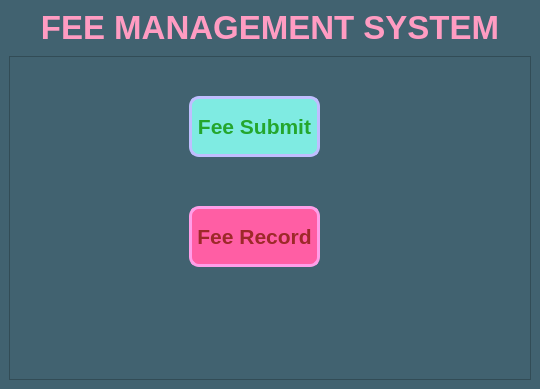
<?xml version="1.0" encoding="UTF-8"?>
<ui version="4.0">
 <class>MainWindow</class>
 <widget class="QMainWindow" name="MainWindow">
  <property name="geometry">
   <rect>
    <x>0</x>
    <y>0</y>
    <width>540</width>
    <height>389</height>
   </rect>
  </property>
  <property name="windowTitle">
   <string>MainWindow</string>
  </property>
  <property name="styleSheet">
   <string notr="true">background-color: rgb(65, 98, 112);</string>
  </property>
  <widget class="QWidget" name="centralwidget">
   <layout class="QVBoxLayout" name="verticalLayout">
    <item alignment="Qt::AlignmentFlag::AlignTop">
     <widget class="QLabel" name="label">
      <property name="font">
       <font>
        <pointsize>25</pointsize>
        <bold>true</bold>
       </font>
      </property>
      <property name="styleSheet">
       <string notr="true">color: rgb(255, 156, 194);</string>
      </property>
      <property name="text">
       <string>FEE MANAGEMENT SYSTEM</string>
      </property>
      <property name="alignment">
       <set>Qt::AlignmentFlag::AlignCenter</set>
      </property>
     </widget>
    </item>
    <item>
     <widget class="QFrame" name="frame">
      <property name="minimumSize">
       <size>
        <width>0</width>
        <height>324</height>
       </size>
      </property>
      <property name="maximumSize">
       <size>
        <width>16777215</width>
        <height>324</height>
       </size>
      </property>
      <property name="frameShape">
       <enum>QFrame::Shape::StyledPanel</enum>
      </property>
      <property name="frameShadow">
       <enum>QFrame::Shadow::Raised</enum>
      </property>
      <widget class="QPushButton" name="Submit_pushButton">
       <property name="geometry">
        <rect>
         <x>180</x>
         <y>40</y>
         <width>131</width>
         <height>61</height>
        </rect>
       </property>
       <property name="font">
        <font>
         <pointsize>16</pointsize>
         <bold>true</bold>
        </font>
       </property>
       <property name="styleSheet">
        <string notr="true">QPushButton{
	color: rgb(36, 166, 45);
	background-color: rgb(127, 235, 226);
	border: 3px solid #c0beff;
	border-radius: 10px;
}
</string>
       </property>
       <property name="text">
        <string>Fee Submit</string>
       </property>
      </widget>
      <widget class="QPushButton" name="Record_pushButton">
       <property name="geometry">
        <rect>
         <x>180</x>
         <y>150</y>
         <width>131</width>
         <height>61</height>
        </rect>
       </property>
       <property name="font">
        <font>
         <pointsize>16</pointsize>
         <bold>true</bold>
        </font>
       </property>
       <property name="styleSheet">
        <string notr="true">QPushButton{
	color: rgb(157, 41, 41);
	background-color: rgb(255, 94, 164);
	border: 3px solid #ff9ee8;
	border-radius: 10px;
}
</string>
       </property>
       <property name="text">
        <string>Fee Record</string>
       </property>
      </widget>
     </widget>
    </item>
   </layout>
  </widget>
 </widget>
 <resources/>
 <connections/>
</ui>
